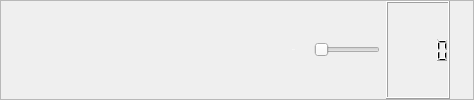
     <widget class="QFrame" name="controller_frame">
      <property name="sizePolicy">
       <sizepolicy hsizetype="Preferred" vsizetype="Preferred">
        <horstretch>0</horstretch>
        <verstretch>0</verstretch>
       </sizepolicy>
      </property>
      <property name="cursor">
       <cursorShape>PointingHandCursor</cursorShape>
      </property>
      <property name="frameShape">
       <enum>QFrame::StyledPanel</enum>
      </property>
      <property name="frameShadow">
       <enum>QFrame::Raised</enum>
      </property>
      <layout class="QHBoxLayout" name="horizontalLayout_2" stretch="0,2,2,2,2,2,2,1,4,1">
       <property name="leftMargin">
        <number>20</number>
       </property>
       <property name="topMargin">
        <number>0</number>
       </property>
       <property name="rightMargin">
        <number>23</number>
       </property>
       <property name="bottomMargin">
        <number>0</number>
       </property>
       <item>
        <widget class="QPushButton" name="show_hide_btn">
         <property name="styleSheet">
          <string notr="true">background-color: rgba(255, 255, 255, 0);
border:none;</string>
         </property>
         <property name="text">
          <string/>
         </property>
         <property name="icon">
          <iconset resource="res.qrc">
           <normaloff>:/icons/icons/eye copy.svg</normaloff>:/icons/icons/eye copy.svg</iconset>
         </property>
         <property name="iconSize">
          <size>
           <width>30</width>
           <height>30</height>
          </size>
         </property>
         <property name="flat">
          <bool>false</bool>
         </property>
        </widget>
       </item>
       <item>
        <widget class="QPushButton" name="replay_btn">
         <property name="sizePolicy">
          <sizepolicy hsizetype="Preferred" vsizetype="Preferred">
           <horstretch>0</horstretch>
           <verstretch>0</verstretch>
          </sizepolicy>
         </property>
         <property name="cursor">
          <cursorShape>PointingHandCursor</cursorShape>
         </property>
         <property name="toolTip">
          <string>&lt;html&gt;&lt;head/&gt;&lt;body&gt;&lt;p&gt;Replay activate siganls&lt;/p&gt;&lt;/body&gt;&lt;/html&gt;</string>
         </property>
         <property name="styleSheet">
          <string notr="true">background-color: rgba(255, 255, 255, 0);
border:none;</string>
         </property>
         <property name="text">
          <string/>
         </property>
         <property name="icon">
          <iconset resource="res.qrc">
           <normaloff>:/icons/icons/rewind copy.svg</normaloff>:/icons/icons/rewind copy.svg</iconset>
         </property>
         <property name="iconSize">
          <size>
           <width>25</width>
           <height>25</height>
          </size>
         </property>
         <property name="shortcut">
          <string>Ctrl+R</string>
         </property>
        </widget>
       </item>
       <item>
        <widget class="QPushButton" name="play_pause_btn">
         <property name="sizePolicy">
          <sizepolicy hsizetype="Minimum" vsizetype="Preferred">
           <horstretch>0</horstretch>
           <verstretch>0</verstretch>
          </sizepolicy>
         </property>
         <property name="cursor">
          <cursorShape>PointingHandCursor</cursorShape>
         </property>
         <property name="styleSheet">
          <string notr="true">background-color: rgba(255, 255, 255, 0);
border:none;</string>
         </property>
         <property name="text">
          <string/>
         </property>
         <property name="icon">
          <iconset resource="res.qrc">
           <normaloff>:/icons/icons/play copy.svg</normaloff>:/icons/icons/play copy.svg</iconset>
         </property>
         <property name="iconSize">
          <size>
           <width>22</width>
           <height>22</height>
          </size>
         </property>
        </widget>
       </item>
       <item>
        <widget class="QPushButton" name="stop_btn">
         <property name="sizePolicy">
          <sizepolicy hsizetype="Minimum" vsizetype="Preferred">
           <horstretch>0</horstretch>
           <verstretch>0</verstretch>
          </sizepolicy>
         </property>
         <property name="cursor">
          <cursorShape>PointingHandCursor</cursorShape>
         </property>
         <property name="toolTip">
          <string>&lt;html&gt;&lt;head/&gt;&lt;body&gt;&lt;p&gt;Stop activate signals&lt;/p&gt;&lt;/body&gt;&lt;/html&gt;</string>
         </property>
         <property name="styleSheet">
          <string notr="true">background-color: rgba(255, 255, 255, 0);
border:none;</string>
         </property>
         <property name="text">
          <string/>
         </property>
         <property name="icon">
          <iconset resource="res.qrc">
           <normaloff>:/icons/icons/stop-button copy.svg</normaloff>:/icons/icons/stop-button copy.svg</iconset>
         </property>
         <property name="iconSize">
          <size>
           <width>25</width>
           <height>25</height>
          </size>
         </property>
        </widget>
       </item>
       <item>
        <widget class="QPushButton" name="reset_view_btn">
         <property name="sizePolicy">
          <sizepolicy hsizetype="Minimum" vsizetype="Preferred">
           <horstretch>0</horstretch>
           <verstretch>0</verstretch>
          </sizepolicy>
         </property>
         <property name="cursor">
          <cursorShape>PointingHandCursor</cursorShape>
         </property>
         <property name="toolTip">
          <string>&lt;html&gt;&lt;head/&gt;&lt;body&gt;&lt;p&gt;Back to orignial view&lt;/p&gt;&lt;/body&gt;&lt;/html&gt;</string>
         </property>
         <property name="styleSheet">
          <string notr="true">background-color: rgba(255, 255, 255, 0);
border:none;</string>
         </property>
         <property name="text">
          <string/>
         </property>
         <property name="icon">
          <iconset resource="res.qrc">
           <normaloff>:/icons/icons/arrow-up-right-and-arrow-down-left-from-center copy.svg</normaloff>:/icons/icons/arrow-up-right-and-arrow-down-left-from-center copy.svg</iconset>
         </property>
         <property name="iconSize">
          <size>
           <width>25</width>
           <height>25</height>
          </size>
         </property>
        </widget>
       </item>
       <item>
        <widget class="QPushButton" name="zoom_in_btn">
         <property name="sizePolicy">
          <sizepolicy hsizetype="Minimum" vsizetype="Preferred">
           <horstretch>0</horstretch>
           <verstretch>0</verstretch>
          </sizepolicy>
         </property>
         <property name="cursor">
          <cursorShape>PointingHandCursor</cursorShape>
         </property>
         <property name="styleSheet">
          <string notr="true">background-color: rgba(255, 255, 255, 0);
border:none;</string>
         </property>
         <property name="text">
          <string/>
         </property>
         <property name="icon">
          <iconset resource="res.qrc">
           <normaloff>:/icons/icons/zoom_in.svg</normaloff>:/icons/icons/zoom_in.svg</iconset>
         </property>
         <property name="iconSize">
          <size>
           <width>25</width>
           <height>25</height>
          </size>
         </property>
        </widget>
       </item>
       <item>
        <widget class="QPushButton" name="zoom_out_btn">
         <property name="sizePolicy">
          <sizepolicy hsizetype="Minimum" vsizetype="Preferred">
           <horstretch>0</horstretch>
           <verstretch>0</verstretch>
          </sizepolicy>
         </property>
         <property name="cursor">
          <cursorShape>PointingHandCursor</cursorShape>
         </property>
         <property name="styleSheet">
          <string notr="true">background-color: rgba(255, 255, 255, 0);
border:none;</string>
         </property>
         <property name="text">
          <string/>
         </property>
         <property name="icon">
          <iconset resource="res.qrc">
           <normaloff>:/icons/icons/zoom_out.svg</normaloff>:/icons/icons/zoom_out.svg</iconset>
         </property>
         <property name="iconSize">
          <size>
           <width>25</width>
           <height>25</height>
          </size>
         </property>
        </widget>
       </item>
       <item>
        <widget class="QLabel" name="speedLabel">
         <property name="sizePolicy">
          <sizepolicy hsizetype="Preferred" vsizetype="Preferred">
           <horstretch>0</horstretch>
           <verstretch>0</verstretch>
          </sizepolicy>
         </property>
         <property name="font">
          <font>
           <family>Ubuntu</family>
           <pointsize>-1</pointsize>
           <weight>75</weight>
           <bold>true</bold>
          </font>
         </property>
         <property name="styleSheet">
          <string notr="true">color: rgb(255, 255, 255);</string>
         </property>
         <property name="text">
          <string>Speed</string>
         </property>
        </widget>
       </item>
       <item>
        <widget class="QSlider" name="speed_slider">
         <property name="cursor">
          <cursorShape>OpenHandCursor</cursorShape>
         </property>
         <property name="orientation">
          <enum>Qt::Horizontal</enum>
         </property>
        </widget>
       </item>
       <item>
        <widget class="QLCDNumber" name="speed_lcd"/>
       </item>
      </layout>
     </widget>
